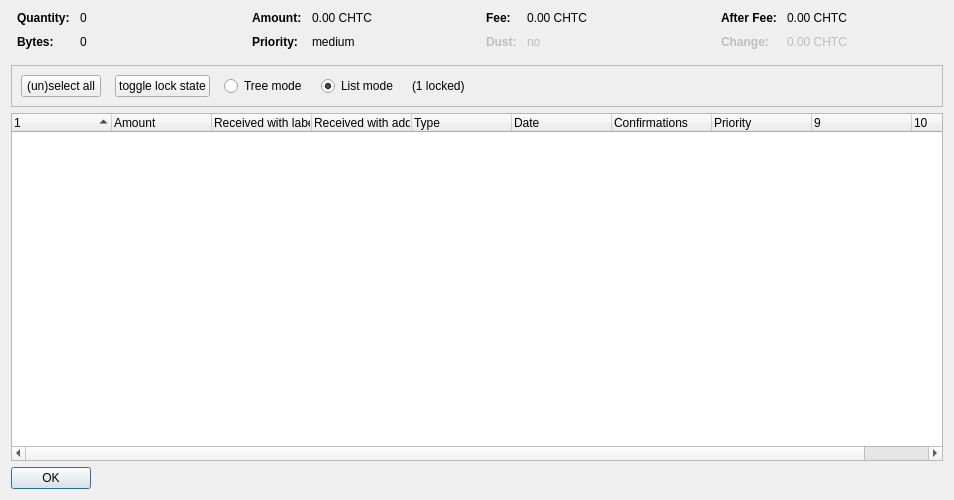
<?xml version="1.0" encoding="UTF-8"?>
<ui version="4.0">
 <class>CoinControlDialog</class>
 <widget class="QDialog" name="CoinControlDialog">
  <property name="geometry">
   <rect>
    <x>0</x>
    <y>0</y>
    <width>954</width>
    <height>500</height>
   </rect>
  </property>
  <property name="windowTitle">
   <string>Coin Selection</string>
  </property>
  <layout class="QVBoxLayout" name="verticalLayout">
   <item>
    <layout class="QHBoxLayout" name="horizontalLayoutTop" stretch="0,0,0,0">
     <property name="topMargin">
      <number>0</number>
     </property>
     <property name="bottomMargin">
      <number>10</number>
     </property>
     <item>
      <layout class="QFormLayout" name="formLayoutCoinControl1">
       <property name="horizontalSpacing">
        <number>10</number>
       </property>
       <property name="verticalSpacing">
        <number>10</number>
       </property>
       <property name="leftMargin">
        <number>6</number>
       </property>
       <property name="rightMargin">
        <number>6</number>
       </property>
       <item row="0" column="0">
        <widget class="QLabel" name="labelCoinControlQuantityText">
         <property name="font">
          <font>
           <weight>75</weight>
           <bold>true</bold>
          </font>
         </property>
         <property name="text">
          <string>Quantity:</string>
         </property>
        </widget>
       </item>
       <item row="0" column="1">
        <widget class="QLabel" name="labelCoinControlQuantity">
         <property name="cursor">
          <cursorShape>IBeamCursor</cursorShape>
         </property>
         <property name="contextMenuPolicy">
          <enum>Qt::ActionsContextMenu</enum>
         </property>
         <property name="text">
          <string notr="true">0</string>
         </property>
         <property name="textInteractionFlags">
          <set>Qt::LinksAccessibleByMouse|Qt::TextSelectableByKeyboard|Qt::TextSelectableByMouse</set>
         </property>
        </widget>
       </item>
       <item row="1" column="0">
        <widget class="QLabel" name="labelCoinControlBytesText">
         <property name="font">
          <font>
           <weight>75</weight>
           <bold>true</bold>
          </font>
         </property>
         <property name="text">
          <string>Bytes:</string>
         </property>
        </widget>
       </item>
       <item row="1" column="1">
        <widget class="QLabel" name="labelCoinControlBytes">
         <property name="cursor">
          <cursorShape>IBeamCursor</cursorShape>
         </property>
         <property name="contextMenuPolicy">
          <enum>Qt::ActionsContextMenu</enum>
         </property>
         <property name="text">
          <string notr="true">0</string>
         </property>
         <property name="textInteractionFlags">
          <set>Qt::LinksAccessibleByMouse|Qt::TextSelectableByKeyboard|Qt::TextSelectableByMouse</set>
         </property>
        </widget>
       </item>
      </layout>
     </item>
     <item>
      <layout class="QFormLayout" name="formLayoutCoinControl2">
       <property name="horizontalSpacing">
        <number>10</number>
       </property>
       <property name="verticalSpacing">
        <number>10</number>
       </property>
       <property name="leftMargin">
        <number>6</number>
       </property>
       <property name="rightMargin">
        <number>6</number>
       </property>
       <item row="0" column="0">
        <widget class="QLabel" name="labelCoinControlAmountText">
         <property name="font">
          <font>
           <weight>75</weight>
           <bold>true</bold>
          </font>
         </property>
         <property name="text">
          <string>Amount:</string>
         </property>
        </widget>
       </item>
       <item row="0" column="1">
        <widget class="QLabel" name="labelCoinControlAmount">
         <property name="cursor">
          <cursorShape>IBeamCursor</cursorShape>
         </property>
         <property name="contextMenuPolicy">
          <enum>Qt::ActionsContextMenu</enum>
         </property>
         <property name="text">
          <string notr="true">0.00 CHTC</string>
         </property>
         <property name="textInteractionFlags">
          <set>Qt::LinksAccessibleByMouse|Qt::TextSelectableByKeyboard|Qt::TextSelectableByMouse</set>
         </property>
        </widget>
       </item>
       <item row="1" column="0">
        <widget class="QLabel" name="labelCoinControlPriorityText">
         <property name="font">
          <font>
           <weight>75</weight>
           <bold>true</bold>
          </font>
         </property>
         <property name="text">
          <string>Priority:</string>
         </property>
        </widget>
       </item>
       <item row="1" column="1">
        <widget class="QLabel" name="labelCoinControlPriority">
         <property name="cursor">
          <cursorShape>IBeamCursor</cursorShape>
         </property>
         <property name="contextMenuPolicy">
          <enum>Qt::ActionsContextMenu</enum>
         </property>
         <property name="text">
          <string>medium</string>
         </property>
         <property name="textInteractionFlags">
          <set>Qt::LinksAccessibleByMouse|Qt::TextSelectableByKeyboard|Qt::TextSelectableByMouse</set>
         </property>
        </widget>
       </item>
      </layout>
     </item>
     <item>
      <layout class="QFormLayout" name="formLayoutCoinControl3">
       <property name="horizontalSpacing">
        <number>10</number>
       </property>
       <property name="verticalSpacing">
        <number>10</number>
       </property>
       <property name="leftMargin">
        <number>6</number>
       </property>
       <property name="rightMargin">
        <number>6</number>
       </property>
       <item row="0" column="0">
        <widget class="QLabel" name="labelCoinControlFeeText">
         <property name="font">
          <font>
           <weight>75</weight>
           <bold>true</bold>
          </font>
         </property>
         <property name="text">
          <string>Fee:</string>
         </property>
        </widget>
       </item>
       <item row="0" column="1">
        <widget class="QLabel" name="labelCoinControlFee">
         <property name="cursor">
          <cursorShape>IBeamCursor</cursorShape>
         </property>
         <property name="contextMenuPolicy">
          <enum>Qt::ActionsContextMenu</enum>
         </property>
         <property name="text">
          <string notr="true">0.00 CHTC</string>
         </property>
         <property name="textInteractionFlags">
          <set>Qt::LinksAccessibleByMouse|Qt::TextSelectableByKeyboard|Qt::TextSelectableByMouse</set>
         </property>
        </widget>
       </item>
       <item row="1" column="0">
        <widget class="QLabel" name="labelCoinControlLowOutputText">
         <property name="enabled">
          <bool>false</bool>
         </property>
         <property name="font">
          <font>
           <weight>75</weight>
           <bold>true</bold>
          </font>
         </property>
         <property name="text">
          <string>Dust:</string>
         </property>
        </widget>
       </item>
       <item row="1" column="1">
        <widget class="QLabel" name="labelCoinControlLowOutput">
         <property name="enabled">
          <bool>false</bool>
         </property>
         <property name="cursor">
          <cursorShape>IBeamCursor</cursorShape>
         </property>
         <property name="contextMenuPolicy">
          <enum>Qt::ActionsContextMenu</enum>
         </property>
         <property name="text">
          <string>no</string>
         </property>
         <property name="textInteractionFlags">
          <set>Qt::LinksAccessibleByMouse|Qt::TextSelectableByKeyboard|Qt::TextSelectableByMouse</set>
         </property>
        </widget>
       </item>
      </layout>
     </item>
     <item>
      <layout class="QFormLayout" name="formLayoutCoinControl4">
       <property name="horizontalSpacing">
        <number>10</number>
       </property>
       <property name="verticalSpacing">
        <number>10</number>
       </property>
       <property name="leftMargin">
        <number>6</number>
       </property>
       <property name="rightMargin">
        <number>6</number>
       </property>
       <item row="0" column="0">
        <widget class="QLabel" name="labelCoinControlAfterFeeText">
         <property name="font">
          <font>
           <weight>75</weight>
           <bold>true</bold>
          </font>
         </property>
         <property name="text">
          <string>After Fee:</string>
         </property>
        </widget>
       </item>
       <item row="0" column="1">
        <widget class="QLabel" name="labelCoinControlAfterFee">
         <property name="cursor">
          <cursorShape>IBeamCursor</cursorShape>
         </property>
         <property name="contextMenuPolicy">
          <enum>Qt::ActionsContextMenu</enum>
         </property>
         <property name="text">
          <string notr="true">0.00 CHTC</string>
         </property>
         <property name="textInteractionFlags">
          <set>Qt::LinksAccessibleByMouse|Qt::TextSelectableByKeyboard|Qt::TextSelectableByMouse</set>
         </property>
        </widget>
       </item>
       <item row="1" column="0">
        <widget class="QLabel" name="labelCoinControlChangeText">
         <property name="enabled">
          <bool>false</bool>
         </property>
         <property name="font">
          <font>
           <weight>75</weight>
           <bold>true</bold>
          </font>
         </property>
         <property name="text">
          <string>Change:</string>
         </property>
        </widget>
       </item>
       <item row="1" column="1">
        <widget class="QLabel" name="labelCoinControlChange">
         <property name="enabled">
          <bool>false</bool>
         </property>
         <property name="cursor">
          <cursorShape>IBeamCursor</cursorShape>
         </property>
         <property name="contextMenuPolicy">
          <enum>Qt::ActionsContextMenu</enum>
         </property>
         <property name="text">
          <string notr="true">0.00 CHTC</string>
         </property>
         <property name="textInteractionFlags">
          <set>Qt::LinksAccessibleByMouse|Qt::TextSelectableByKeyboard|Qt::TextSelectableByMouse</set>
         </property>
        </widget>
       </item>
      </layout>
     </item>
    </layout>
   </item>
   <item>
    <widget class="QFrame" name="frame">
     <property name="minimumSize">
      <size>
       <width>0</width>
       <height>40</height>
      </size>
     </property>
     <property name="frameShape">
      <enum>QFrame::StyledPanel</enum>
     </property>
     <property name="frameShadow">
      <enum>QFrame::Sunken</enum>
     </property>
     <layout class="QHBoxLayout" name="horizontalLayout">
      <item>
       <layout class="QHBoxLayout" name="horizontalLayoutPanel" stretch="0,0,0,0,0,0">
        <property name="spacing">
         <number>14</number>
        </property>
        <item>
         <widget class="QPushButton" name="pushButtonSelectAll">
          <property name="sizePolicy">
           <sizepolicy hsizetype="Maximum" vsizetype="Fixed">
            <horstretch>0</horstretch>
            <verstretch>0</verstretch>
           </sizepolicy>
          </property>
          <property name="text">
           <string>(un)select all</string>
          </property>
          <property name="autoDefault">
           <bool>false</bool>
          </property>
         </widget>
        </item>
        <item>
         <widget class="QPushButton" name="pushButtonToggleLock">
          <property name="sizePolicy">
           <sizepolicy hsizetype="Maximum" vsizetype="Fixed">
            <horstretch>0</horstretch>
            <verstretch>0</verstretch>
           </sizepolicy>
          </property>
          <property name="text">
           <string>toggle lock state</string>
          </property>
          <property name="autoDefault">
           <bool>false</bool>
          </property>
         </widget>
        </item>
        <item>
         <widget class="QRadioButton" name="radioTreeMode">
          <property name="sizePolicy">
           <sizepolicy hsizetype="Maximum" vsizetype="Fixed">
            <horstretch>0</horstretch>
            <verstretch>0</verstretch>
           </sizepolicy>
          </property>
          <property name="text">
           <string>Tree mode</string>
          </property>
         </widget>
        </item>
        <item>
         <widget class="QRadioButton" name="radioListMode">
          <property name="sizePolicy">
           <sizepolicy hsizetype="Maximum" vsizetype="Fixed">
            <horstretch>0</horstretch>
            <verstretch>0</verstretch>
           </sizepolicy>
          </property>
          <property name="text">
           <string>List mode</string>
          </property>
          <property name="checked">
           <bool>true</bool>
          </property>
         </widget>
        </item>
        <item>
         <widget class="QLabel" name="labelLocked">
          <property name="text">
           <string>(1 locked)</string>
          </property>
         </widget>
        </item>
        <item>
         <spacer name="horizontalSpacer">
          <property name="orientation">
           <enum>Qt::Horizontal</enum>
          </property>
          <property name="sizeHint" stdset="0">
           <size>
            <width>40</width>
            <height>20</height>
           </size>
          </property>
         </spacer>
        </item>
       </layout>
      </item>
     </layout>
    </widget>
   </item>
   <item>
    <widget class="CoinControlTreeWidget" name="treeWidget">
     <property name="contextMenuPolicy">
      <enum>Qt::CustomContextMenu</enum>
     </property>
     <property name="sortingEnabled">
      <bool>false</bool>
     </property>
     <property name="columnCount">
      <number>10</number>
     </property>
     <attribute name="headerShowSortIndicator" stdset="0">
      <bool>true</bool>
     </attribute>
     <attribute name="headerStretchLastSection">
      <bool>false</bool>
     </attribute>
     <column>
      <property name="text">
       <string/>
      </property>
     </column>
     <column>
      <property name="text">
       <string>Amount</string>
      </property>
     </column>
     <column>
      <property name="text">
       <string>Received with label</string>
      </property>
     </column>
     <column>
      <property name="text">
       <string>Received with address</string>
      </property>
     </column>
     <column>
      <property name="text">
       <string>Type</string>
      </property>
     </column>
     <column>
      <property name="text">
       <string>Date</string>
      </property>
     </column>
     <column>
      <property name="text">
       <string>Confirmations</string>
      </property>
      <property name="toolTip">
       <string>Confirmed</string>
      </property>
     </column>
     <column>
      <property name="text">
       <string>Priority</string>
      </property>
     </column>
     <column>
      <property name="text">
       <string/>
      </property>
     </column>
     <column>
      <property name="text">
       <string/>
      </property>
     </column>
    </widget>
   </item>
   <item>
    <widget class="QDialogButtonBox" name="buttonBox">
     <property name="sizePolicy">
      <sizepolicy hsizetype="Maximum" vsizetype="Fixed">
       <horstretch>0</horstretch>
       <verstretch>0</verstretch>
      </sizepolicy>
     </property>
     <property name="orientation">
      <enum>Qt::Horizontal</enum>
     </property>
     <property name="standardButtons">
      <set>QDialogButtonBox::Ok</set>
     </property>
    </widget>
   </item>
  </layout>
 </widget>
 <customwidgets>
  <customwidget>
   <class>CoinControlTreeWidget</class>
   <extends>QTreeWidget</extends>
   <header>coincontroltreewidget.h</header>
  </customwidget>
 </customwidgets>
 <resources/>
 <connections/>
</ui>
